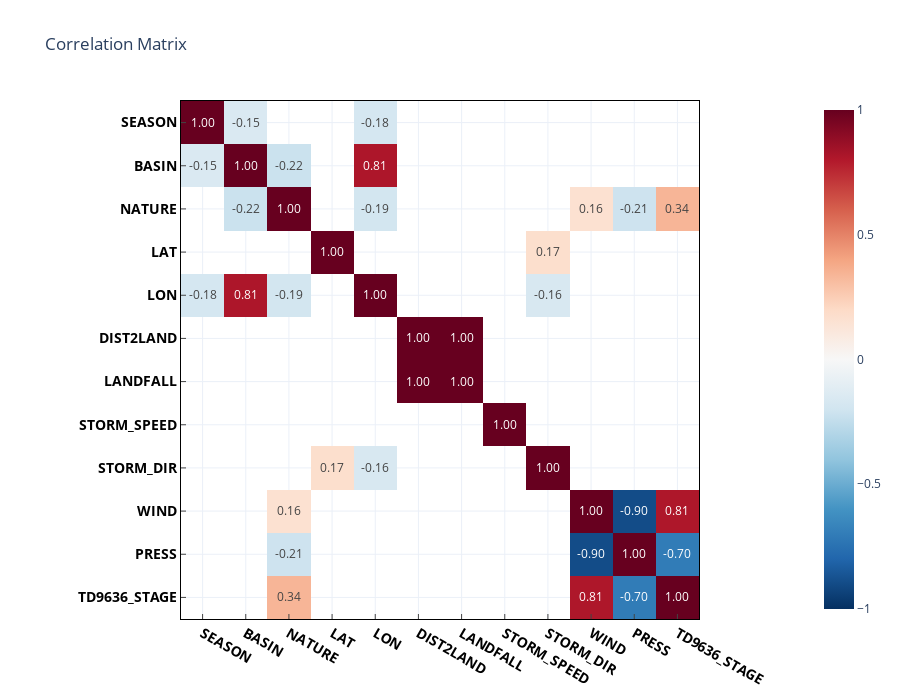

Notebook source saved alongside this figure:
### Code cell
# Correlation matrix + heatmap using Plotly for the transformed data
# Checking the correlations to check our hypothesis before using the data with the ML Model
cm_df = DATA.corr()
#cm_df = cm_df[((cm_df >= 0.2) | (cm_df <= -0.2)) & (cm_df != 1.00)]
cm_df = cm_df.where((cm_df >= 0.15) | (cm_df <= -0.15))
cm_df = cm_df.dropna(how="all", axis=0).dropna(how="all", axis=1)

# Move "TD9636_STAGE" parameters to the right (columns) and bottom (rows)
td9636_stage_columns = [col for col in cm_df.columns if "TD9636_STAGE" in col]
other_columns = [col for col in cm_df.columns if col not in td9636_stage_columns]

# Reordering DataFrame
cm_df = cm_df[other_columns + td9636_stage_columns]  # Move columns
cm_df = cm_df.loc[other_columns + td9636_stage_columns]  # Move rows

fig = px.imshow(
    cm_df,
    text_auto=".2f",
    zmin=-1,
    zmax=1,
    color_continuous_scale=px.colors.sequential.RdBu_r,
    title="Correlation Matrix Heatmap",
)
# Modify labels: make "TD9636_STAGE" parameters bold using HTML
formatted_labels = [
    f"<b>{col}</b>" if "TD9636_STAGE" in col else col for col in cm_df.columns
]


# Layout and show
fig.update_layout(
    template = "plotly_white",
    title="Correlation Matrix",
    autosize=False,
    width=900,
    height=700,
)
fig.update_yaxes(linewidth=1, linecolor='black', mirror=True, ticks='inside', showline=True,
                 tickfont=dict(size=14, color='black', weight="bold"))
fig.update_xaxes(linewidth=1, linecolor='black', mirror=True, ticks='inside', showline=True,
                 tickfont=dict(size=14, color='black', weight="bold"))
fig.show()

### Figure 1 — Plotly figure (JSON) as saved in the notebook; plotly's stock layout.template omitted (floating-point values rounded to 4 significant figures; data arrays with more than 128 entries replaced by an {"elided": "..."} marker saying what was removed)
{"data": [{"coloraxis": "coloraxis", "hovertemplate": "x: %{x}<br>y: %{y}<br>color: %{z}<extra></extra>", "name": "0", "texttemplate": "%{z:.2f}", "type": "heatmap", "x": ["SEASON", "BASIN", "NATURE", "LAT", "LON", "DIST2LAND", "LANDFALL", "STORM_SPEED", "STORM_DIR", "WIND", "PRESS", "TD9636_STAGE"], "xaxis": "x", "y": ["SEASON", "BASIN", "NATURE", "LAT", "LON", "DIST2LAND", "LANDFALL", "STORM_SPEED", "STORM_DIR", "WIND", "PRESS", "TD9636_STAGE"], "yaxis": "y", "z": {"elided": "12x12 float values"}}], "layout": {"autosize": false, "coloraxis": {"cmax": 1, "cmin": -1, "colorscale": [[0, "rgb(5,48,97)"], [0.1, "rgb(33,102,172)"], [0.2, "rgb(67,147,195)"], [0.3, "rgb(146,197,222)"], [0.4, "rgb(209,229,240)"], [0.5, "rgb(247,247,247)"], [0.6, "rgb(253,219,199)"], [0.7, "rgb(244,165,130)"], [0.8, "rgb(214,96,77)"], [0.9, "rgb(178,24,43)"], [1, "rgb(103,0,31)"]]}, "height": 700, "title": {"text": "Correlation Matrix"}, "width": 900, "xaxis": {"anchor": "y", "constrain": "domain", "domain": [0, 1], "linecolor": "black", "linewidth": 1, "mirror": true, "scaleanchor": "y", "showline": true, "tickfont": {"color": "black", "size": 14, "weight": "bold"}, "ticks": "inside"}, "yaxis": {"anchor": "x", "autorange": "reversed", "constrain": "domain", "domain": [0, 1], "linecolor": "black", "linewidth": 1, "mirror": true, "showline": true, "tickfont": {"color": "black", "size": 14, "weight": "bold"}, "ticks": "inside"}}}
